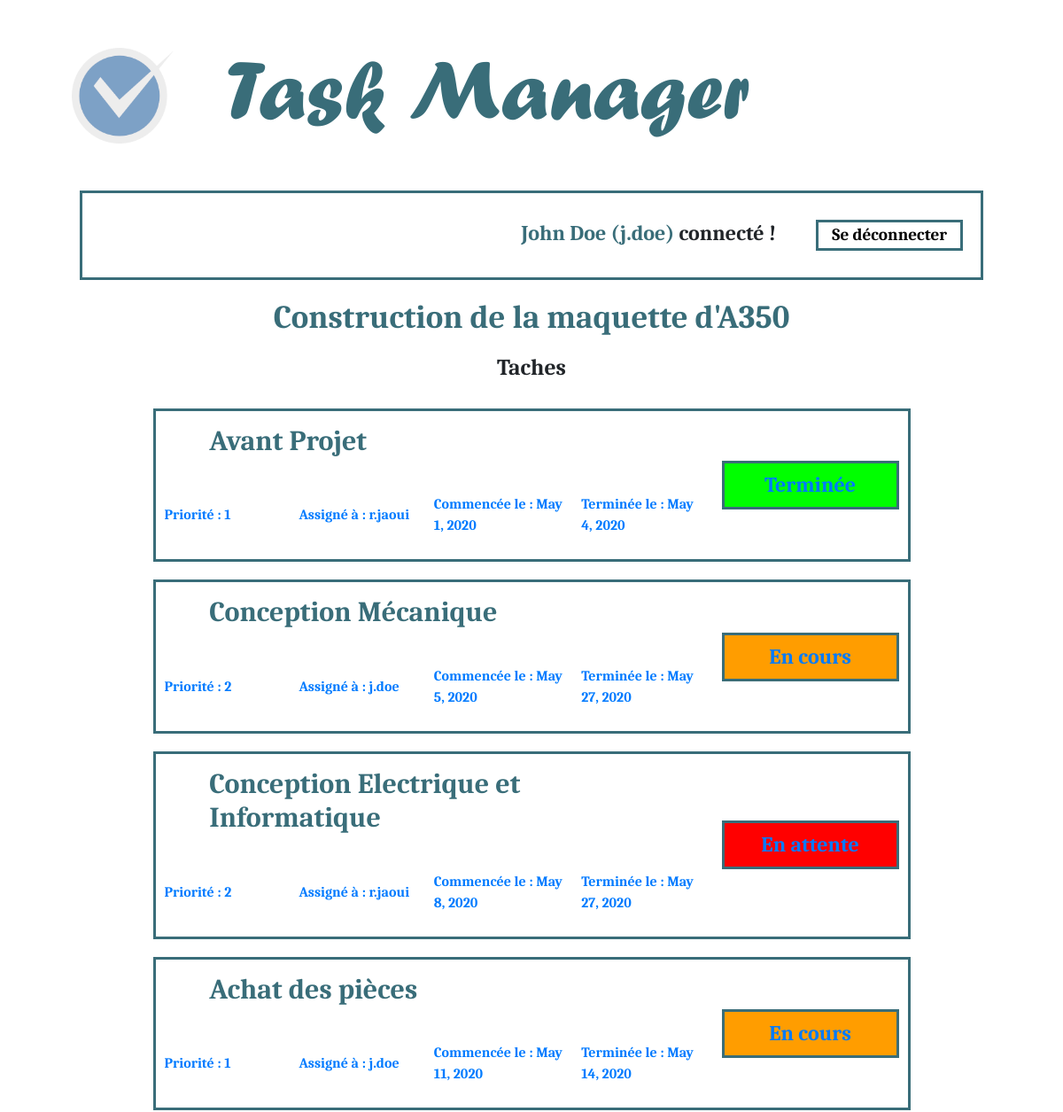
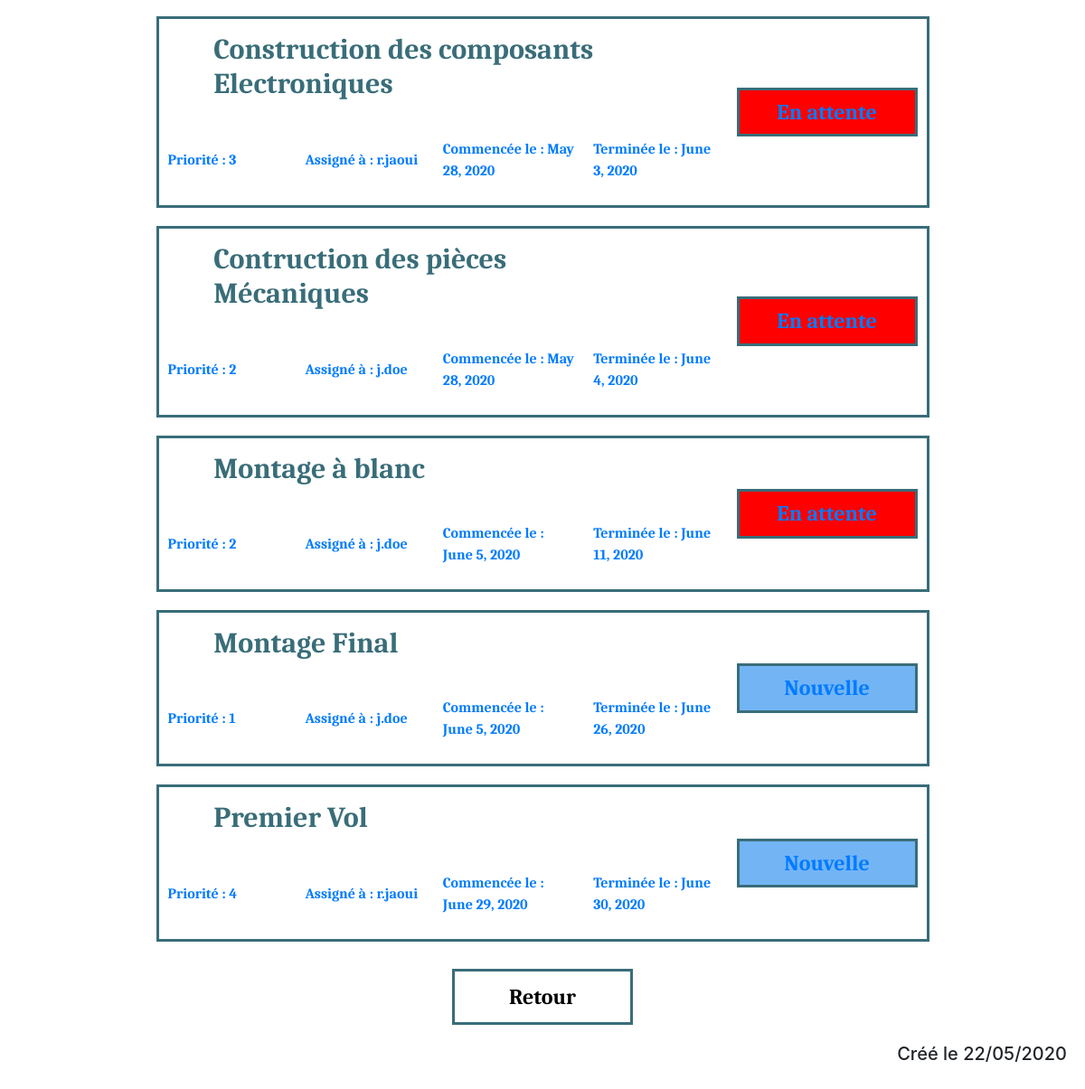
The page /manager/projet/1 (signed in) on the database its author committed (2 pictures, top to bottom).
### taskmanager/models.py (models this page shows, shortened)
class Projet(models.Model):
    nom = models.CharField(max_length=100)
    class Meta:
        verbose_name = "projet"

class Tache(models.Model):
    titre = models.CharField(max_length=100)
    description = models.TextField()
    start = models.DateField(default=timezone.now)
    end = models.DateField(default=timezone.now)
    priority = models.IntegerField(default=1)
    assigned = models.ForeignKey(User, on_delete=models.CASCADE)
    status = models.ForeignKey('Statut', on_delete=models.CASCADE)
    projet = models.ForeignKey('Projet', on_delete=models.CASCADE)
    class Meta:
        verbose_name = "tache"

class Statut(models.Model):
    nom = models.CharField(max_length=50)
    couleur = models.CharField(max_length=50)
    class Meta:
        verbose_name = "statut"

### taskmanager/views.py (the view)
# urls.py: path('projet/<int:id>', projet, name = "Projet"),
def projet(request, id):
    connected = request.user.is_authenticated
    name = ""
    username = ""
    projet = None
    taches = None
    if connected:
        name = request.user.first_name + " " + request.user.last_name
        username = request.user.username
        if request.user.has_perm('taskmanager.view_projet') and request.user.has_perm('taskmanager.view_tache'):
            projet = Projet.objects.get(id=id)
            taches = Tache.objects.filter(projet = projet)
        else:
            return redirect(denied)
    else:
        return redirect(connect)
    return render(request, 'taskmanager/projet.html', locals())

### templates/taskmanager/projet.html (shortened to what this page needs)
{% extends "base.html" %}
{% load static %}
{% block css %}<link rel="stylesheet" href="{% static 'css/taskmanager/projet.css' %} ">{% endblock %}
{% block contenu %}
    <h3>{{ projet.nom }}</h3>
    <h4 id="subtitle">Taches</h4>
    <ul id="content">
        {% for tache in taches %}
            <li>
                <a href="{% url "Tache" tache.id %}">
                    <table>
                        <tr>
                           <td colspan="4" >
                               <h2>{{ tache.titre }}</h2>
                           </td>
                           <td rowspan="2" >
                               <div class="stat">
                                    <h4 class="size-stat" style="background-color:{{ tache.status.couleur }};" >{{ tache.status.nom }}</h4>
                               </div>
                           </td>
                        </tr>
                        <tr>
                           <td class="mini">
                                <p>Priorité : {{ tache.priority }}</p>
                           </td>
                           <td class="mini">
                                <p>Assigné à : {{ tache.assigned }}</p>
                           </td>
                           <td class="mini">
                                <p>Commencée le : {{ tache.start }}</p>
                           </td>
                           <td class="mini">
                                <p>Terminée le : {{ tache.end }}</p>
                           </td>
                        </tr>
                    </table>
                </a>
            </li>
        {% endfor %}
    </ul>
    <a id="ret" href="{% url "Projets" %}"><p>Retour</p></a>
{% endblock %}

### templates/base.html (shortened to what this page needs)
<!DOCTYPE html>
<html lang="en">
<head>
    {% load static %}
    <link rel="stylesheet" href="https://maxcdn.bootstrapcdn.com/bootstrap/4.5.0/css/bootstrap.min.css">
    <link rel="stylesheet" href="{% static 'css/base.css' %} ">
    {% block css %}{% endblock %}
</head>
<body>
    <div class="center per-90">
        <table id="full">
            <tr>
                <td id = "icon-cont">
                    <img src="{% static "images/icon.png" %}" alt="logo" id="icon"/>
                </td>
                <td>
                    <h1 id = "title">Task Manager</h1>
                </td>
            </tr>
        </table>
    </div>
    <div class="center bloc-85">
        {% if connected %}
            <h4 class="regular"><span>{{ name }} ({{ username }})</span> connecté ! <a href="{% url "Deconnexion" %}"><button id="disconnect">Se déconnecter</button></a></h4>
        {% else %}
            <h4 class="regular">Non connecté...</h4>
        {% endif %}
    </div>
    <div id="content" class="regular">
        {% block contenu %}{% endblock %}
    </div>
    <h5>Créé le 22/05/2020</h5>
</body>
</html>

### static/css/base.css (style rules this page uses)
.regular { font-family: 'Caladea'; }
h1 { width: 85%; margin: auto; padding: 5px; padding-bottom: 15px; font-size: 600%; color: #396d79; font-family: 'Forte'; }
h2 { width: 85%; margin: auto; padding: 5px; padding-bottom: 20px; font-size: 150%; border-bottom: solid 3px #396d79; }
h3 { color: #396d79; width: 85%; margin: auto; font-size: 230%; text-align: center; }
h4 { font-size: 150%; text-align: right; margin-top: 10px; margin-bottom: 10px; }
#disconnect { font-size: 80%; background-color: transparent; border: solid 3px #396d79; padding: 3px 15px; margin-left: 40px; }
h5 { text-align: right; padding: 20px; }
#icon { width: 100%; height: 100%; float:left; }
#title { margin: 30px; font-size: 600%; color: #396d79; font-family: 'Forte'; text-align: left; }
.bloc-85 { padding: 20px; width: 85%; border: solid 3px #396d79; margin: 15px; }
.per-90 { width: 90%; }
.center { margin: auto }
#full { width: 100%; }
#icon-cont { width: 150px; height: 150px; }
span { color: #396d79; }

### static/css/taskmanager/projet.css (style rules this page uses)
h2 { border: solid 0 black; color: #396d79; padding-right: 20px; font-size: 200%; }
h3 { margin-top: 20px; margin-bottom: 20px; }
#subtitle { text-align: center; font-size: 160%; }
#content table { width: 75%; margin: 20px auto; border: solid 3px #396d79; }
td { padding: 10px; }
.mini { width: 25%; }
.stat { width: 200px; }
.size-stat { padding: 10px; text-align: center; border: solid 3px #396d79; }
ul { margin:30px; padding:0px; list-style: none; }
#ret { text-decoration:none; }
#ret p { font-size: 150%; text-decoration:none; padding: 10px; margin: auto; margin-top: 20px; text-align: center; color: black; background-color: transparent; border: solid 3px #396d79; width: 200px; }

### rows shown on the page
Projet: nom "Construction de la maquette d'A350"
Tache: titre "Avant Projet", status.nom "Terminée", priority "1", assigned "r.jaoui", start "May 1, 2020", end "May 4, 2020"
Tache: titre "Conception Mécanique", status.nom "En cours", priority "2", assigned "j.doe", start "May 5, 2020", end "May 27, 2020"
Tache: titre "Conception Electrique et Informatique", status.nom "En attente", priority "2", assigned "r.jaoui", start "May 8, 2020", end "May 27, 2020"
Tache: titre "Achat des pièces", status.nom "En cours", priority "1", assigned "j.doe", start "May 11, 2020", end "May 14, 2020"
Tache: titre "Construction des composants Electroniques", status.nom "En attente", priority "3", assigned "r.jaoui", start "May 28, 2020", end "June 3, 2020"
Tache: titre "Contruction des pièces Mécaniques", status.nom "En attente", priority "2", assigned "j.doe", start "May 28, 2020", end "June 4, 2020"
Tache: titre "Montage à blanc", status.nom "En attente", priority "2", assigned "j.doe", start "June 5, 2020", end "June 11, 2020"
Tache: titre "Montage Final", status.nom "Nouvelle", priority "1", assigned "j.doe", start "June 5, 2020", end "June 26, 2020"
Tache: titre "Premier Vol", status.nom "Nouvelle", priority "4", assigned "r.jaoui", start "June 29, 2020", end "June 30, 2020"

### other values the page prints
{{ name }} "John Doe"
{{ username }} "j.doe"
